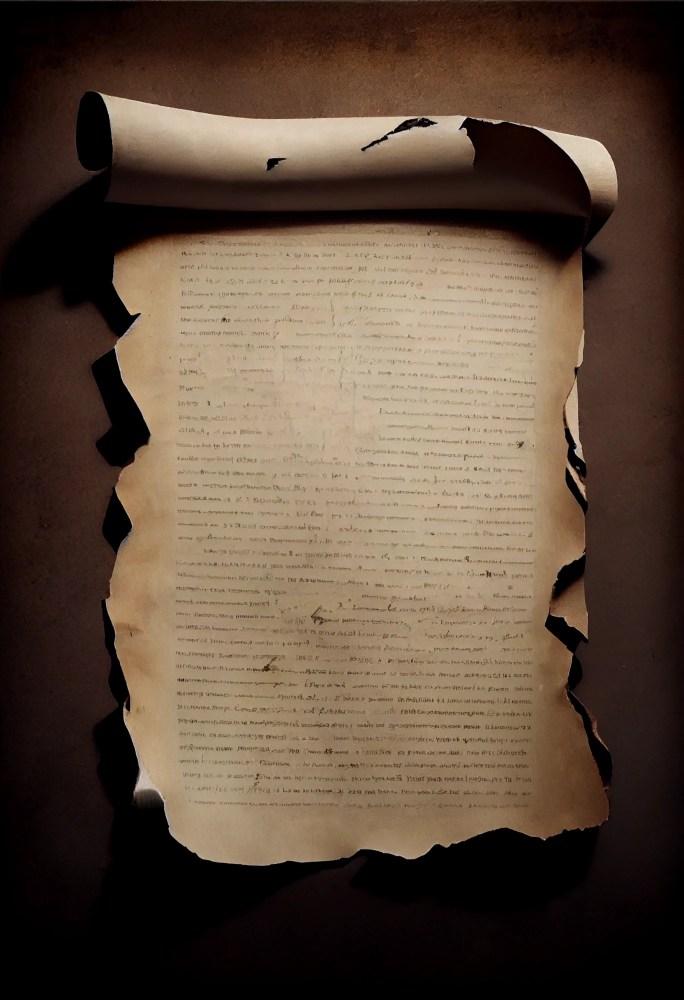
#> input picture arte/ui/pergamino-portada.webp, 1368 x 2000 px, found by its file name (shown at 1/2 size)
$ python pergamino_portada.py
#> lines starting #> are read from the running program, lines starting #| are printed output that depends on the picture
"""Pergamino de la portada sin recortar: solo se difumina el fondo marrón hacia los bordes
para que se funda con la mesa. Uso: python3 -I tools/pergamino_portada.py"""
from PIL import Image
import numpy as np
im = Image.open('arte/ui/pergamino-portada.webp').convert('RGB')
#> im is the input picture: PIL image 1368x2000 RGB; mean R, G, B 90.9, 73, 57.8
im.thumbnail((1000, 1400))
#> im: PIL image 958x1400 RGB
w, h = im.size
#> w = 958; h = 1400
y, x = np.mgrid[0:h, 0:w].astype(np.float32)
# distancia normalizada al borde más cercano (0 en el borde, 1 a un 16 % hacia dentro)
d = np.minimum(np.minimum(x, w - 1 - x) / (w * 0.16), np.minimum(y, h - 1 - y) / (h * 0.11))
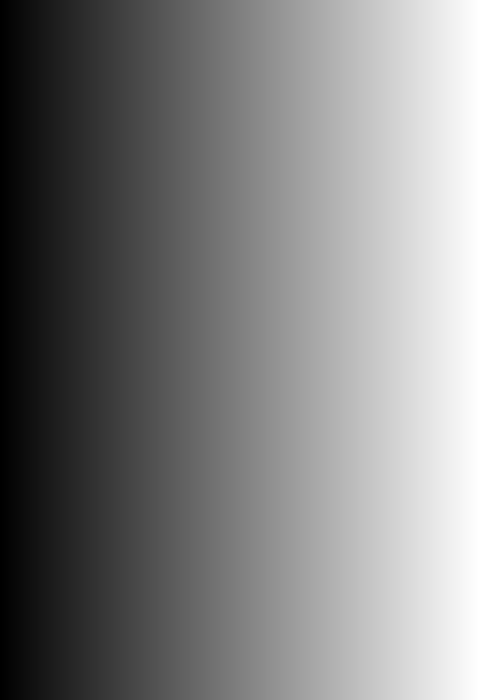
#> x: shape (1400, 958) float32 (shown at 1/2 size); min 0, max 957, mean 478.5; drawn with min black and max white
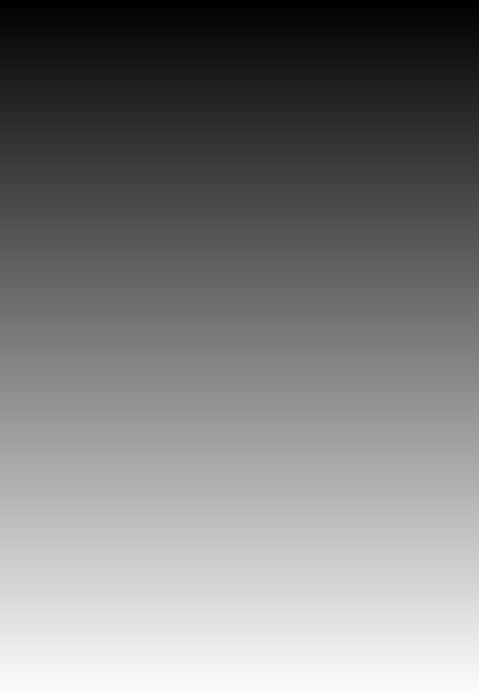
#> y: shape (1400, 958) float32 (shown at 1/2 size); min 0, max 1399, mean 699.5; drawn with min black and max white
alpha = np.clip(d, 0, 1) ** 1.6
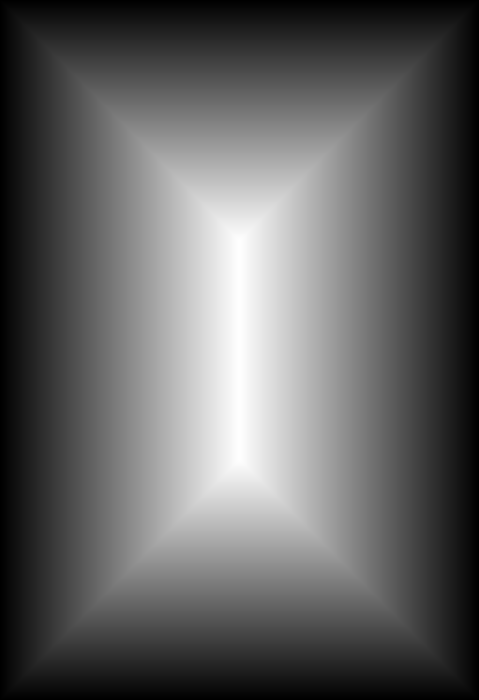
#> d: shape (1400, 958) float32 (shown at 1/2 size); min 0, max 3.12, mean 1.2; drawn with min black and max white
# el fondo marrón (oscuro y con tono rojizo) se apaga un poco; el papel claro queda igual
a = np.asarray(im).astype(np.float32)
lum = a.mean(axis=2, keepdims=True)
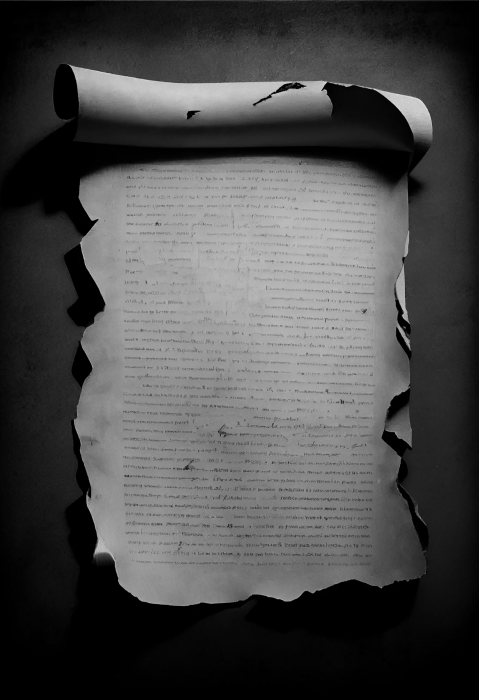
#> lum: shape (1400, 958, 1) float32 (shown at 1/2 size); min 0, max 238.3, mean 73.9
k = np.clip((lum - 60) / 70, 0, 1)
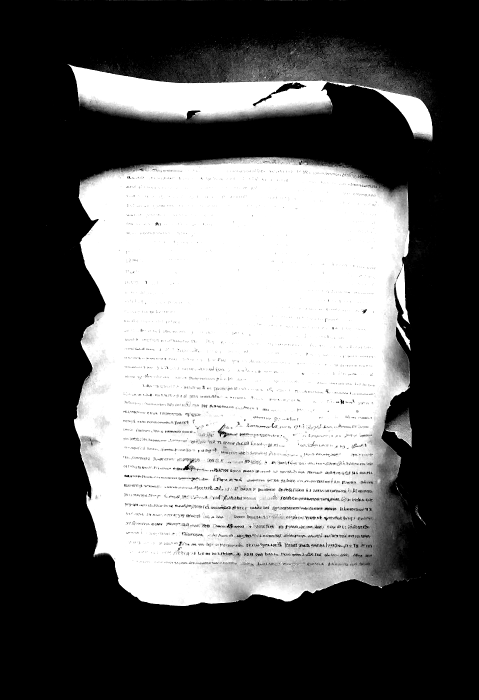
#> k: shape (1400, 958, 1) float32 (shown at 1/2 size); min 0, max 1, mean 0.402
a = a * (0.55 + 0.45 * k)
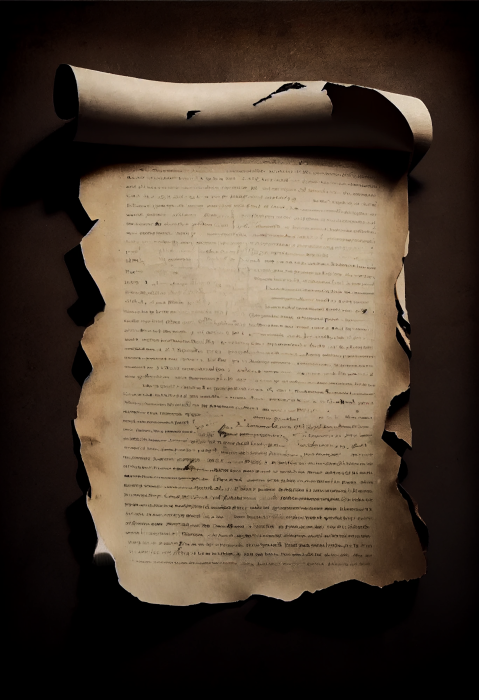
#> a: shape (1400, 958, 3) float32 (shown at 1/2 size); mean R, G, B 80.9, 66.9, 53.3
out = np.concatenate([a, (alpha * 255)[..., None]], axis=2)
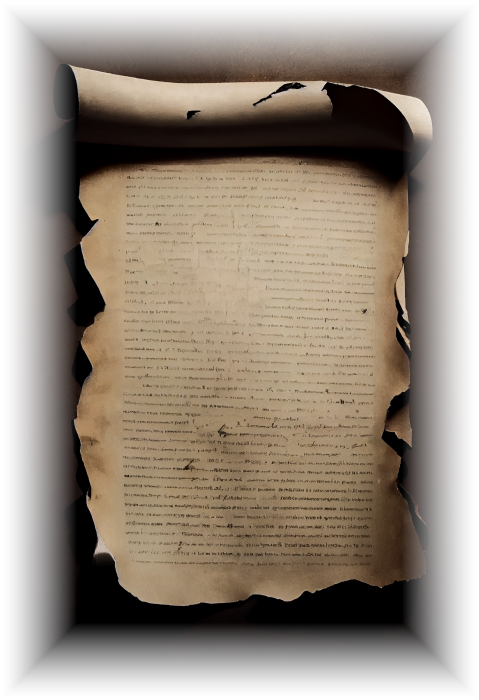
#> out: shape (1400, 958, 4) float32 (shown at 1/2 size); mean R, G, B, A 80.9, 66.9, 53.3, 178.4; transparent parts drawn white
Image.fromarray(np.clip(out, 0, 255).astype('uint8'), 'RGBA').save('public/ui/pergamino-portada.webp', quality=85)

$ run again, with arte/ui/portada-pc.webp copied over arte/ui/pergamino-portada.webp
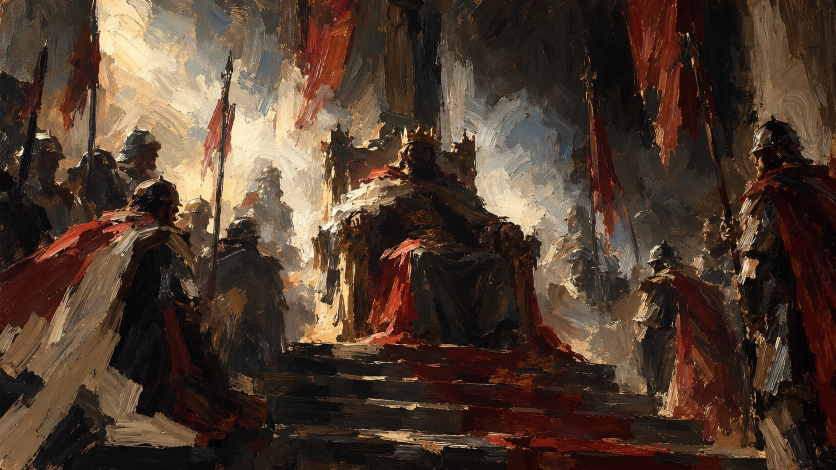
#> input picture arte/ui/portada-pc.webp, 1672 x 940 px, found by its file name (shown at 1/2 size)
#> im is the input picture: PIL image 1672x940 RGB; mean R, G, B 79.3, 59.8, 46.4
#> im: PIL image 1000x562 RGB
#> `k = np.clip((lum - 60) / 70, 0, 1)`:
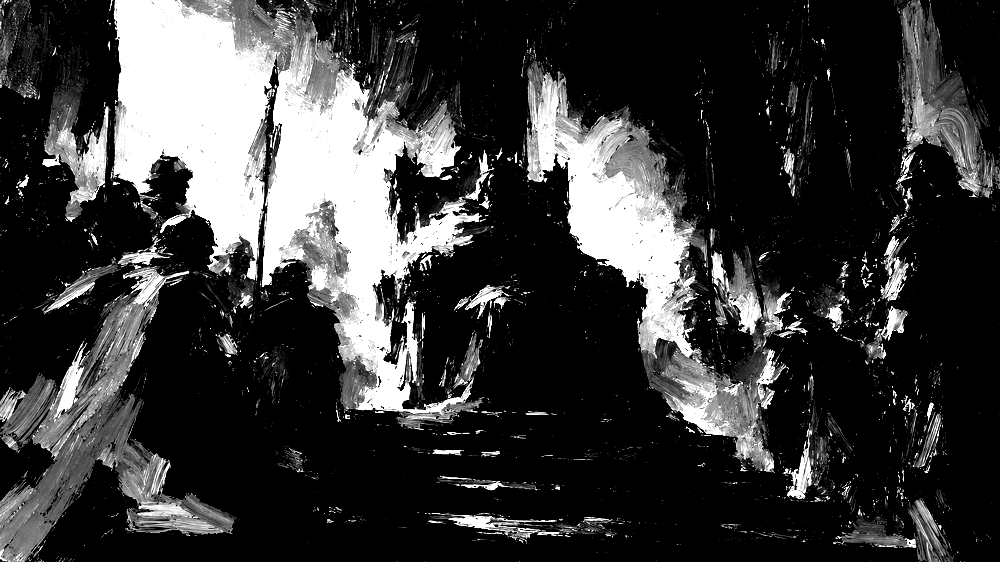
#> k: shape (562, 1000, 1) float32; min 0, max 1, mean 0.226
#> `out = np.concatenate([a, (alpha * 255)[..., None]], axis=2)`:
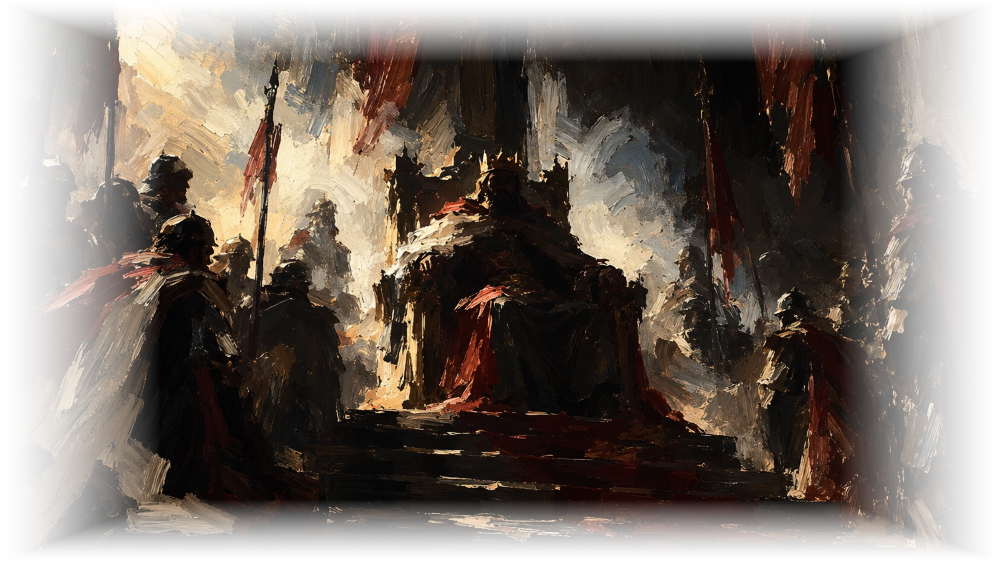
#> out: shape (562, 1000, 4) float32; mean R, G, B, A 61.1, 47.7, 37.2, 178.1; transparent parts drawn white
